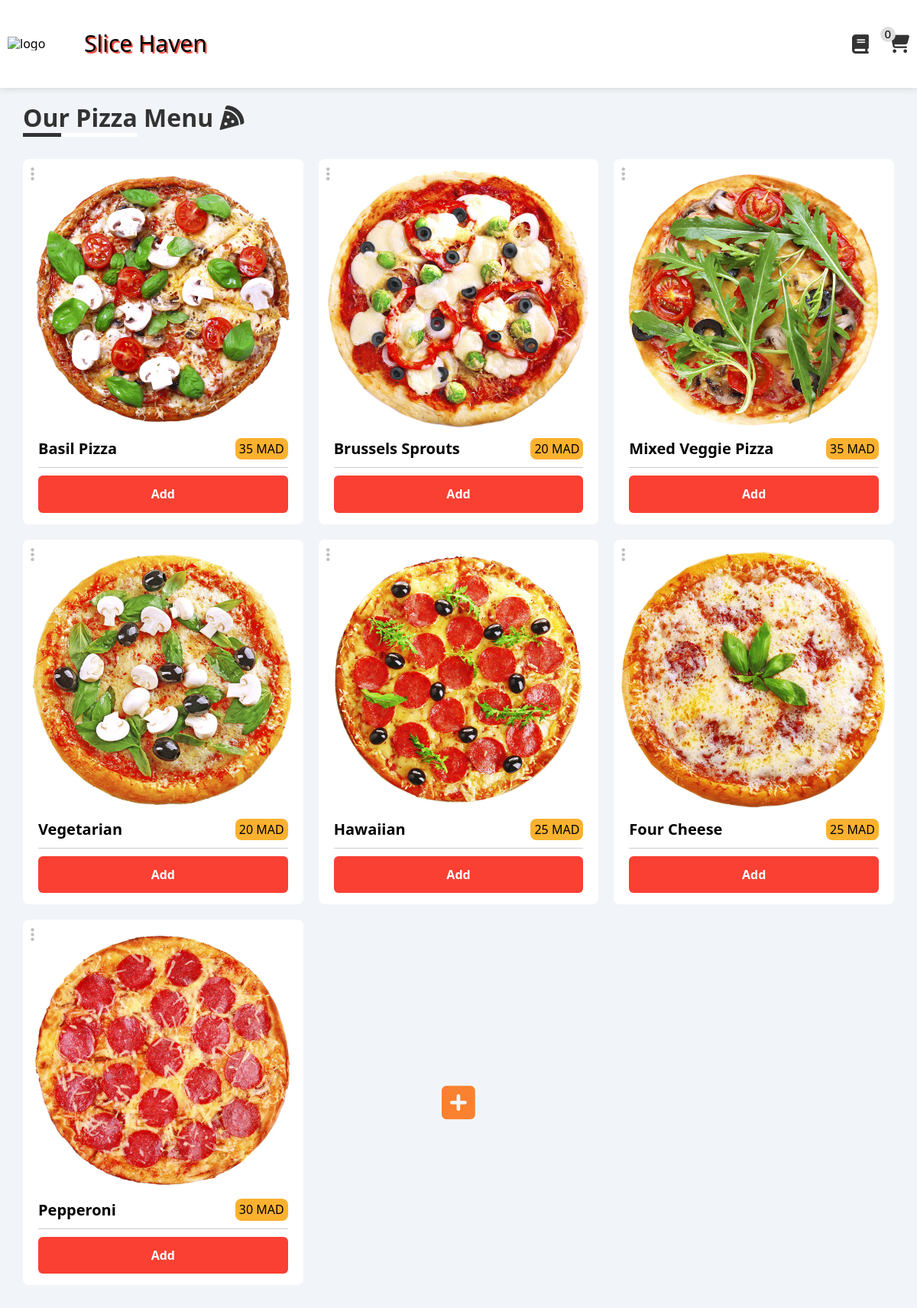
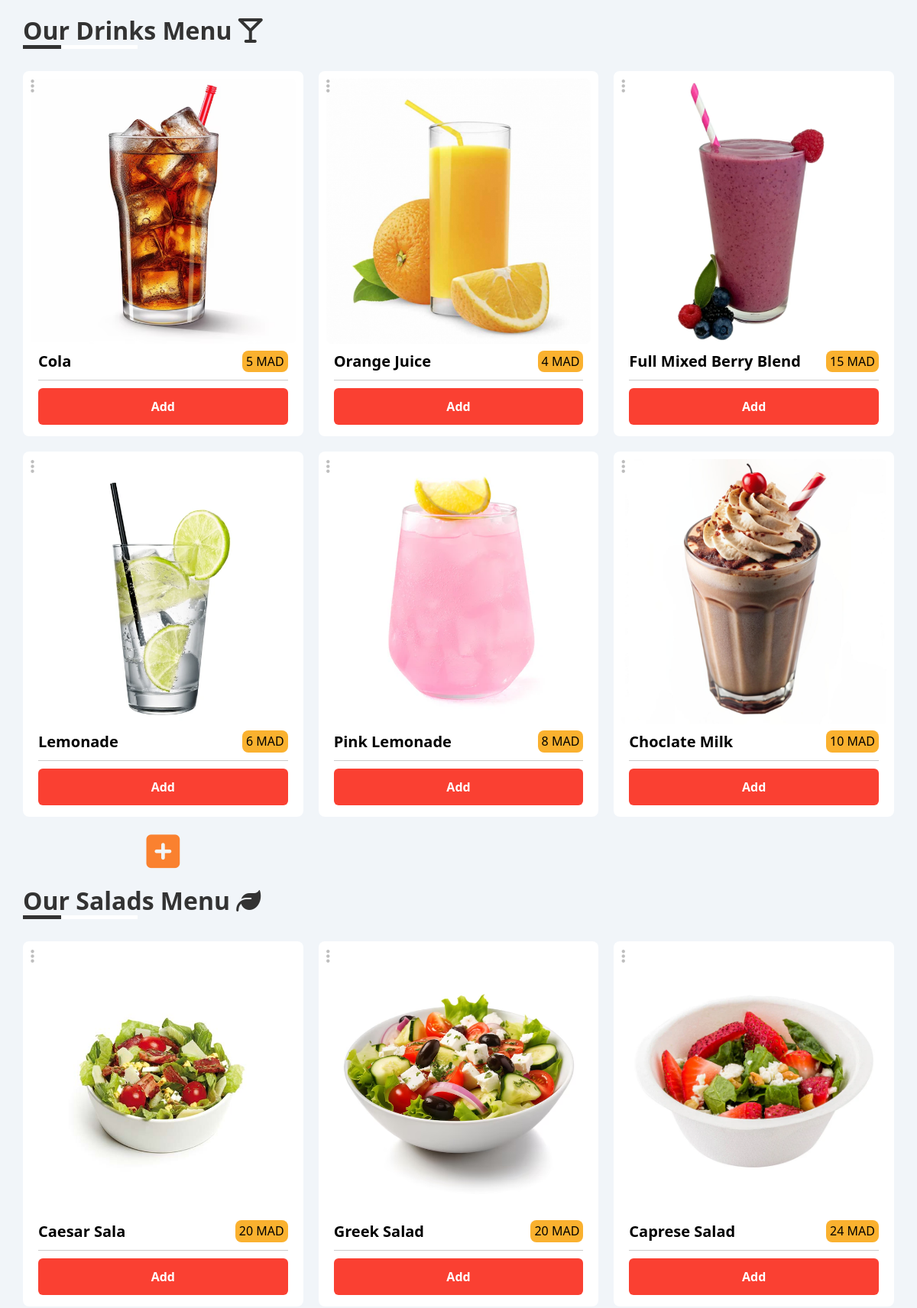
The page / (upper part) on the database its author committed (2 pictures, top to bottom).
### tables this page shows
CREATE TABLE pizza_data (
                    pizza_id INTEGER PRIMARY KEY AUTOINCREMENT,
                    type TEXT,
                    price INTEGER,
                    image_path TEXT
    );

CREATE TABLE drink_data (
                    drink_id INTEGER PRIMARY KEY AUTOINCREMENT,
                    name TEXT,
                    price INTEGER,
                    image_path TEXT
    );

CREATE TABLE salad_data (
                    salad_id INTEGER PRIMARY KEY AUTOINCREMENT,
                    name TEXT,
                    price INTEGER,
                    image_path TEXT
    );

### main.py (the view)
@pizzeria.route('/')
def order():
    pizza_data = []
    drink_data = []
    salad_data = []
    with sqlite3.connect("database/pizza_data.db") as database:
        cursor = database.cursor()
        cursor.execute("SELECT pizza_id,type,price,image_path FROM pizza_data")
        pizza_data = cursor.fetchall()
        cursor.execute("SELECT drink_id,name,price,image_path FROM drink_data")
        drink_data = cursor.fetchall()
        cursor.execute("SELECT salad_id,name,price,image_path FROM salad_data")
        salad_data = cursor.fetchall()
    return render_template("order.html",pizza_data = pizza_data,drink_data = drink_data,salad_data = salad_data)

### templates/order.html (shortened to what this page needs)
{% extends "base.html" %}
{% block extra_CssFile %}
<link rel="stylesheet" href="{{ url_for('static', filename='css/order.css') }}">
{% endblock %}
{% block cart%}
<div class="cart">
    <i class="fa fa-cart-shopping"></i>
    <span class="cart-quantity">0</span>
</div>
{% endblock%}
{% block content %}
<div class="pizza-menu">
    <h1 class="menu-title">
        Our Pizza Menu <i class="fa-solid fa-pizza-slice fa-beat"></i>
    </h1>
    <div class="warper">
        {% for id,name,price,path in pizza_data%}
        <div class="card">
            <div class="image">
                <img src="{{ url_for('static', filename= path) }}" alt="">
            </div>
            <div class="content">
                <div class="info">
                    <h1>{{name}}</h1>
                    <div class="price">{{price}} MAD</div>
                </div>
                <div class="add-product">
                    <div class="add-button"> Add </div>
                </div>
            </div>
            <div class="options-menu">
                <i class="open-options fa-solid fa-ellipsis-vertical"></i>
            </div>
        </div>
        {% endfor %}
        <div class="add-card">
            <i class="on-click fa-solid fa-square-plus"></i>
        </div>
    </div>
</div>
<div class="drinks-menu">
    <h1 class="menu-title">
        Our Drinks Menu <i class="fa-solid fa-martini-glass-empty fa-beat"></i>
    </h1>
    <div class="warper">
        {% for id,name,price,path in drink_data%}
        <div class="card">
            <div class="image">
                <img src="{{ url_for('static', filename= path) }}" alt="">
            </div>
            <div class="content">
                <div class="info">
                    <h1>{{name}}</h1>
                    <div class="price">{{price}} MAD</div>
                </div>
                <div class="add-product">
                    <div class="add-button"> Add </div>
                </div>
            </div>
            <div class="options-menu">
                <i class="open-options fa-solid fa-ellipsis-vertical"></i>
            </div>
        </div>
        {% endfor %}
        <div class="add-card">
            <i class="on-click fa-solid fa-square-plus"></i>
        </div>
    </div>
</div>
<div class="salad-menu">
    <h1 class="menu-title">
        Our Salads Menu <i class="fa-solid fa-leaf fa-beat"></i>
    </h1>
    <div class="warper">
        {% for id,name,price,path in salad_data%}
        <div class="card">
            <div class="image">
                <img src="{{ url_for('static', filename= path) }}" alt="">
            </div>
            <div class="content">
                <div class="info">
                    <h1>{{name}}</h1>
                    <div class="price">{{price}} MAD</div>
                </div>
                <div class="add-product">
                    <div class="add-button"> Add </div>
                </div>
            </div>
            <div class="options-menu">
                <i class="open-options fa-solid fa-ellipsis-vertical"></i>
            </div>
        </div>
        {% endfor %}
    </div>
</div>
{% endblock %}

### static/css/master.css (style rules this page uses)
* { -webkit-box-sizing: border-box; -moz-box-sizing: border-box; -o-box-sizing: border-box; -ms-box-sizing: border-box; box-sizing: border-box; outline: none; }
body { font-family: system-ui, -apple-system, BlinkMacSystemFont, 'Segoe UI', Roboto, Oxygen, Ubuntu, Cantarell, 'Open Sans', 'Helvetica Neue', sans-serif; }
html { scroll-behavior: smooth; }
::placeholder { transition: var(--main-transition); }
:root { --main-transition : .3s; --text-color: #777; --color-1: #FA4032; --color-2: #FA812F; --color-3: #FAB12F; --color-4: #FEF3E2; }
body { background-color: #F1F5F9; min-height: 100vh; }
.menu-title { color: #333; position: relative; margin-bottom: 35px; }
.menu-title::before, .menu-title::after { content: ""; position: absolute; bottom: -6px; left: 0; height: 5px; }
.menu-title::before { width: 150px; background-color: #fff; }
.menu-title::after { width: 50px; background-color: #333; }

### static/css/order.css (style rules this page uses)
.header .cart { position: relative; }
.header .cart > i { font-size: 25px; color: #333; cursor: pointer; }
.header .cart .cart-quantity { position: absolute; left: -10px; top: -10px; font-size: 15px; background-color: #ddd; width: 20px; height: 20px; border-radius: 50%; padding: 5px; display: flex; justify-content: center; align-items: center; }
.pizza-menu { padding-bottom: 30px; position: relative; }
.warper { display: grid; grid-template-columns: repeat(auto-fill,minmax(300px,1fr)); gap: 20px; }
.card { position: relative; background-color: #fff; padding: 10px; border-radius: 8px; transition: .6s; box-shadow: var(--lt-shadowDefault); }
.card .image img { max-width: 100%; border-radius: 8px; }
.card .content { padding: 5px 10px; }
.card .content .info { display: flex; align-items: center; justify-content: space-between; padding: 0 0 10px; border-bottom: 1px solid #ccc; }
.card .content .info h1 { margin: 0; font-size: 20px; }
.card .content .info .price { font-weight: 400; background-color: var(--color-3); padding: 5px; border-radius: 8px; white-space: nowrap; }
.card .content .add-product { display: flex; padding: 10px 0 0; gap: 10px; flex-direction: column-reverse; }
.card .content .add-product .add-button { display: flex; justify-content: center; align-items: center; flex: 1; background-color: var(--color-1); border-radius: 6px; color: white; font-weight: bold; cursor: pointer; transition: .3s; user-select: none; padding: 15px; }
.card .options-menu { position: absolute; top: 0; left: 0; margin: 10px; }
.card .options-menu .open-options { font-size: 20px; opacity: .25; cursor: pointer; transition: var(--main-transition); }
.add-card { display: flex; align-items: center; justify-content: center; }
.add-card > i { font-size: 50px; color: var(--color-2); cursor: pointer; transition: var(--main-transition); }

### rows shown on the page
pizza_data: image_path (picture), type "Basil Pizza", price "35"
pizza_data: image_path (picture), type "Brussels Sprouts", price "20"
pizza_data: image_path (picture), type "Mixed Veggie Pizza", price "35"
pizza_data: image_path (picture), type "Vegetarian", price "20"
pizza_data: image_path (picture), type "Hawaiian", price "25"
pizza_data: image_path (picture), type "Four Cheese", price "25"
pizza_data: image_path (picture), type "Pepperoni", price "30"
drink_data: image_path (picture), name "Cola", price "5"
drink_data: image_path (picture), name "Orange Juice", price "4"
drink_data: image_path (picture), name "Full Mixed Berry Blend", price "15"
drink_data: image_path (picture), name "Lemonade", price "6"
drink_data: image_path (picture), name "Pink Lemonade", price "8"
drink_data: image_path (picture), name "Choclate Milk", price "10"
salad_data: image_path (picture), name "Caesar Sala", price "20"
salad_data: image_path (picture), name "Greek Salad", price "20"
salad_data: image_path (picture), name "Caprese Salad", price "24"
